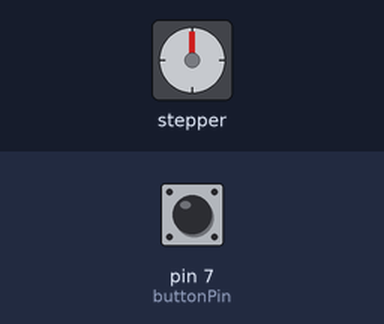
The sketch below on a simulated Arduino Uno, built with avr-gcc and run on an emulated ATmega328P. Parts: stepper motor. Inputs (shaded band) come from the test bench; at power-on: pin 7 (buttonPin) HIGH. Stepper angles assume 2048 steps per turn; what the sketch prints to the serial monitor is not drawn.

Above: at 1.2 s.
1.3 s: pin 7 (buttonPin) pulled LOW for 0.15 s
At 2.05 s:
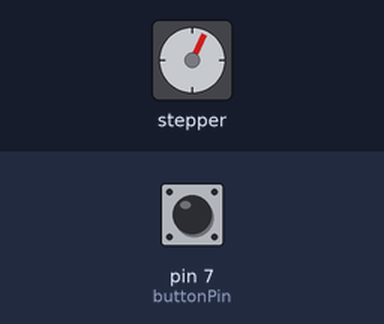
4.3 s: pin 7 (buttonPin) pulled LOW for 1 s
At 4.7 s:
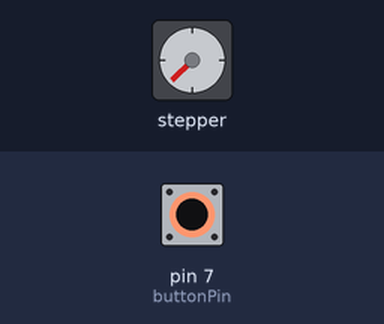
6.8 s: pin 7 (buttonPin) pulled LOW for 0.15 s
At 7.27 s:
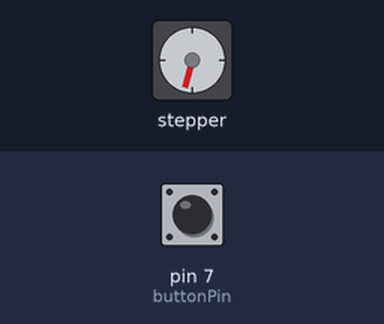
9.8 s: pin 7 (buttonPin) pulled LOW for 3.2 s
At 10.26 s:
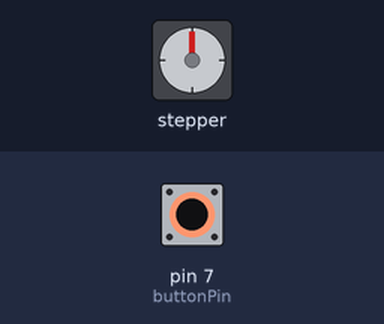
Timing chart, 0 to 20.2 s (numbered marks = the images above; inputs shaded):
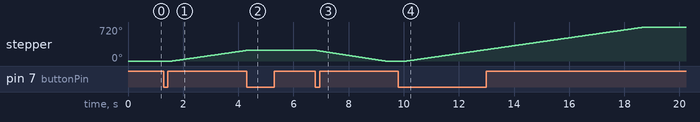

The sketch:

28BYJ-48_stappenmotor.ino
```cpp
#include <Stepper.h>

// ====== Instellingen ======
const int stepsPerRevolution = 2048;   // 28BYJ-48 heeft 2048 stappen per omwenteling
Stepper myStepper(stepsPerRevolution, 8, 10, 9, 11);  // juiste volgorde voor ULN2003 driver

const int buttonPin = 7;  // drukknop op pin 7

int buttonState = HIGH;
int lastButtonState = HIGH;

int state = 0; // 0 = stilstand, 1 = draaien vooruit, 2 = gestopt, 3 = terugdraaien
long stepCounter = 0;
const long maxSteps = stepsPerRevolution * 2;  // limiet: 3 toeren vooruit

void setup() {
  pinMode(buttonPin, INPUT_PULLUP);  // knop tussen pin 7 en GND
  myStepper.setSpeed(15);            // snelheid in rpm (10 is veilig voor 28BYJ-48)
  Serial.begin(9600);
  Serial.println("Systeem opgestart: motor staat stil.");
  Serial.println("1x druk = vooruit (max 3 toeren), volgende druk = terugdraaien.");
}

void loop() {
  buttonState = digitalRead(buttonPin);

  // Detecteer knopdruk (HIGH → LOW overgang)
  if (lastButtonState == HIGH && buttonState == LOW) {
    state++;

    // Als motor al 3 toeren heeft gedaan, sla stap 2 over (ga direct naar 3)
    if (stepCounter >= maxSteps && state == 2) {
      state = 3;
    }

    if (state > 3) state = 1; // terug naar begin van cyclus

    switch (state) {
      case 1:
        stepCounter = 0; // reset teller
        Serial.println("1️⃣ Motor gestart (vooruit, max 3 toeren).");
        break;

      case 2:
        Serial.print("2️⃣ Motor gestopt. Gedraaide stappen: ");
        Serial.println(stepCounter);
        break;

      case 3:
        Serial.print("3️⃣ Motor draait terug: ");
        Serial.print(stepCounter);
        Serial.println(" stappen...");
        myStepper.step(-stepCounter); // evenveel stappen terug
        Serial.println("Terug op startpositie, motor stil.");
        state = 0; // terug naar stilstand
        break;
    }

    delay(300); // debounce
  }

  lastButtonState = buttonState;

  // Motor draait alleen vooruit zolang state == 1 en limiet niet bereikt is
  if (state == 1) {
    if (stepCounter < maxSteps) {
      myStepper.step(1);
      stepCounter++;
    } else {
      Serial.println("🔸 Limiet van 3 toeren bereikt, motor stopt automatisch.");
      state = 2; // stoptoestand
    }
  }
}
```

Measured:
- after the input at 1.3 s, stepper: keeps turning clockwise at about 84°/s, starting after 0.31 s
- after the input at 4.3 s, stepper: goes on until 4.3 s, then stays 225°
- after the input at 6.8 s, stepper: turns 225° counter-clockwise in 2.5 s, starting at once
- after the input at 9.8 s, stepper: turns 720° clockwise in 8.6 s, starting after 0.31 s
